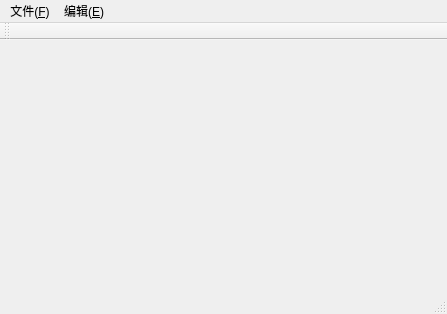
<?xml version="1.0" encoding="UTF-8"?>
<ui version="4.0">
 <class>MainWindow</class>
 <widget class="QMainWindow" name="MainWindow">
  <property name="geometry">
   <rect>
    <x>0</x>
    <y>0</y>
    <width>447</width>
    <height>314</height>
   </rect>
  </property>
  <property name="windowTitle">
   <string>MainWindow</string>
  </property>
  <widget class="QWidget" name="centralwidget"/>
  <widget class="QMenuBar" name="menubar">
   <property name="geometry">
    <rect>
     <x>0</x>
     <y>0</y>
     <width>447</width>
     <height>23</height>
    </rect>
   </property>
   <widget class="QMenu" name="menu">
    <property name="title">
     <string>文件(&amp;F)</string>
    </property>
    <addaction name="actiondakai"/>
    <addaction name="actionclose_alt_c"/>
    <addaction name="actionnew_alt_n"/>
   </widget>
   <widget class="QMenu" name="menu_2">
    <property name="title">
     <string>编辑(&amp;E)</string>
    </property>
    <addaction name="actionadd_alt_f"/>
   </widget>
   <addaction name="menu"/>
   <addaction name="menu_2"/>
  </widget>
  <widget class="QStatusBar" name="statusbar"/>
  <widget class="QToolBar" name="toolBar">
   <property name="windowTitle">
    <string>toolBar</string>
   </property>
   <attribute name="toolBarArea">
    <enum>TopToolBarArea</enum>
   </attribute>
   <attribute name="toolBarBreak">
    <bool>false</bool>
   </attribute>
  </widget>
  <action name="actiondakai">
   <property name="text">
    <string>open(&amp;alt+o)</string>
   </property>
   <property name="shortcut">
    <string>Alt+O</string>
   </property>
  </action>
  <action name="actionclose_alt_c">
   <property name="text">
    <string>close(&amp;alt+c)</string>
   </property>
   <property name="shortcut">
    <string>Alt+C</string>
   </property>
  </action>
  <action name="actionnew_alt_n">
   <property name="text">
    <string>new(&amp;alt+n)</string>
   </property>
   <property name="shortcut">
    <string>Alt+N</string>
   </property>
  </action>
  <action name="actionadd_alt_f">
   <property name="text">
    <string>add(&amp;alt+f)</string>
   </property>
   <property name="shortcut">
    <string>Ctrl+F</string>
   </property>
  </action>
 </widget>
 <resources/>
 <connections/>
</ui>
